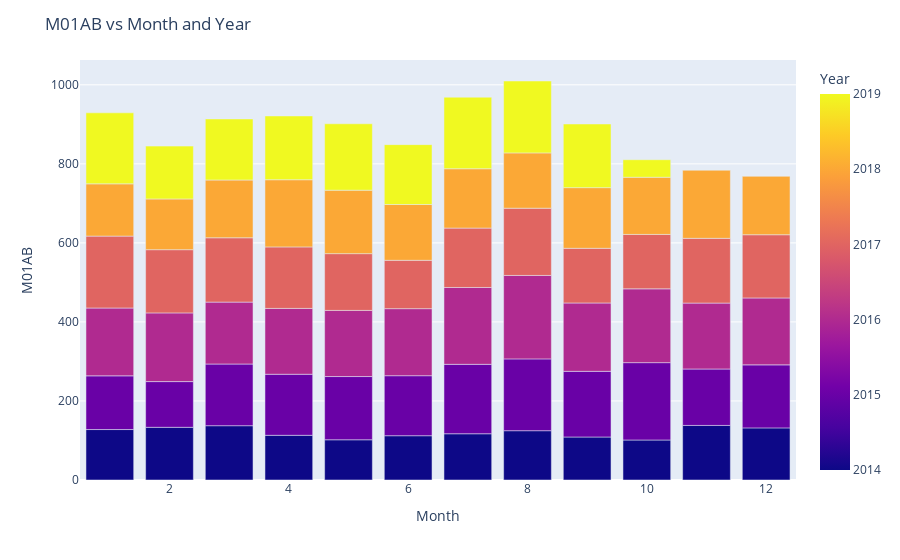

Notebook source saved alongside this figure:
### Code cell
# Plot the 'M01AB' values against month and year
fig = px.bar(df_m01ab, x='Month', y='M01AB', color='Year', barmode='group')

# Update the axis labels and title
fig.update_layout(
    xaxis_title='Month',
    yaxis_title='M01AB',
    title='M01AB vs Month and Year'
)

# Show the plot
fig.show()

### Figure 1 — Plotly figure (JSON) as saved in the notebook; plotly's stock layout.template omitted (floating-point values rounded to 4 significant figures)
{"data": [{"alignmentgroup": "True", "hovertemplate": "Month=%{x}<br>M01AB=%{y}<br>Year=%{marker.color}<extra></extra>", "legendgroup": "", "marker": {"color": [2014, 2014, 2014, 2014, 2014, 2014, 2014, 2014, 2014, 2014, 2014, 2014, 2015, 2015, 2015, 2015, 2015, 2015, 2015, 2015, 2015, 2015, 2015, 2015, 2016, 2016, 2016, 2016, 2016, 2016, 2016, 2016, 2016, 2016, 2016, 2016, 2017, 2017, 2017, 2017, 2017, 2017, 2017, 2017, 2017, 2017, 2017, 2017, 2018, 2018, 2018, 2018, 2018, 2018, 2018, 2018, 2018, 2018, 2018, 2018, 2019, 2019, 2019, 2019, 2019, 2019, 2019, 2019, 2019, 2019], "coloraxis": "coloraxis", "pattern": {"shape": ""}}, "name": "", "offsetgroup": "", "orientation": "v", "showlegend": false, "textposition": "auto", "type": "bar", "x": [1, 2, 3, 4, 5, 6, 7, 8, 9, 10, 11, 12, 1, 2, 3, 4, 5, 6, 7, 8, 9, 10, 11, 12, 1, 2, 3, 4, 5, 6, 7, 8, 9, 10, 11, 12, 1, 2, 3, 4, 5, 6, 7, 8, 9, 10, 11, 12, 1, 2, 3, 4, 5, 6, 7, 8, 9, 10, 11, 12, 1, 2, 3, 4, 5, 6, 7, 8, 9, 10], "xaxis": "x", "y": [127.7, 133.3, 137.4, 113.1, 101.8, 112.1, 117.1, 124.8, 108.8, 101.2, 138.1, 131.9, 135.9, 115.7, 156.0, 154.5, 160.0, 151.9, 175.6, 181.7, 166.2, 195.8, 142.8, 159.5, 171.7, 173.8, 156.6, 166.6, 167.4, 169.7, 194.5, 211.1, 173.0, 186.8, 166.8, 169.3, 181.9, 160.0, 162.8, 155.6, 143.7, 122.3, 150.3, 170.2, 138.3, 137.6, 163.8, 160.0, 132.3, 128.4, 146.2, 170.0, 160.5, 141.2, 150.2, 140, 153.5, 144.7, 172.3, 147.7, 179.7, 133.7, 154.5, 161.4, 168.0, 151.5, 181, 181.9, 161.1, 44.37], "yaxis": "y"}], "layout": {"barmode": "group", "coloraxis": {"colorbar": {"title": {"text": "Year"}}, "colorscale": [[0, "#0d0887"], [0.1111, "#46039f"], [0.2222, "#7201a8"], [0.3333, "#9c179e"], [0.4444, "#bd3786"], [0.5556, "#d8576b"], [0.6667, "#ed7953"], [0.7778, "#fb9f3a"], [0.8889, "#fdca26"], [1, "#f0f921"]]}, "legend": {"tracegroupgap": 0}, "margin": {"t": 60}, "title": {"text": "M01AB vs Month and Year"}, "xaxis": {"anchor": "y", "domain": [0, 1], "title": {"text": "Month"}}, "yaxis": {"anchor": "x", "domain": [0, 1], "title": {"text": "M01AB"}}}}
